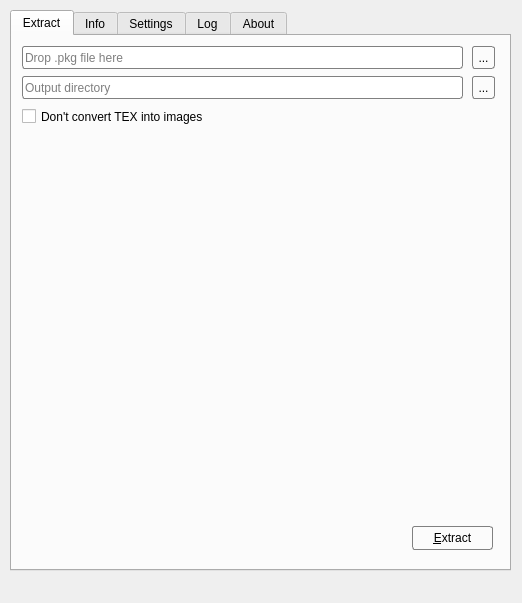
<?xml version="1.0" encoding="UTF-8"?>
<ui version="4.0">
 <class>MainWindow</class>
 <widget class="QMainWindow" name="MainWindow">
  <property name="geometry">
   <rect>
    <x>0</x>
    <y>0</y>
    <width>522</width>
    <height>603</height>
   </rect>
  </property>
  <property name="windowTitle">
   <string notr="true">RePKG-GUI</string>
  </property>
  <property name="windowIcon">
   <iconset resource="resources.qrc">
    <normaloff>:/ico/repkg_gui.png</normaloff>:/ico/repkg_gui.png</iconset>
  </property>
  <property name="styleSheet">
   <string notr="true">QPushButton {
  border-radius: 3px;
  border: 1px solid grey
}

QPushButton:focus {
  border: 1px solid #0078d4
}

QLineEdit {
  border-radius: 3px;
  border: 1px solid grey
}

QLineEdit:focus {
  border: 1px solid #0078d4
}

QPlainTextEdit {
  border: 1px solid grey
}</string>
  </property>
  <widget class="QWidget" name="centralwidget">
   <widget class="QTabWidget" name="tabWidget">
    <property name="geometry">
     <rect>
      <x>10</x>
      <y>10</y>
      <width>501</width>
      <height>561</height>
     </rect>
    </property>
    <property name="currentIndex">
     <number>0</number>
    </property>
    <widget class="QWidget" name="tabExtract">
     <attribute name="title">
      <string>Extract</string>
     </attribute>
     <widget class="QPushButton" name="pb_selectSourcePath">
      <property name="geometry">
       <rect>
        <x>460</x>
        <y>10</y>
        <width>23</width>
        <height>23</height>
       </rect>
      </property>
      <property name="toolTip">
       <string>Browse</string>
      </property>
      <property name="text">
       <string notr="true">...</string>
      </property>
      <property name="flat">
       <bool>false</bool>
      </property>
     </widget>
     <widget class="DropableLineEdit" name="dle_sourcePath">
      <property name="geometry">
       <rect>
        <x>10</x>
        <y>10</y>
        <width>441</width>
        <height>23</height>
       </rect>
      </property>
      <property name="placeholderText">
       <string>Drop .pkg file here</string>
      </property>
     </widget>
     <widget class="DropableLineEdit" name="dle_outputPath">
      <property name="geometry">
       <rect>
        <x>10</x>
        <y>40</y>
        <width>441</width>
        <height>23</height>
       </rect>
      </property>
      <property name="placeholderText">
       <string>Output directory</string>
      </property>
     </widget>
     <widget class="QPushButton" name="pb_selectOutputPath">
      <property name="geometry">
       <rect>
        <x>460</x>
        <y>40</y>
        <width>23</width>
        <height>23</height>
       </rect>
      </property>
      <property name="toolTip">
       <string>Browse</string>
      </property>
      <property name="text">
       <string notr="true">...</string>
      </property>
      <property name="flat">
       <bool>false</bool>
      </property>
     </widget>
     <widget class="QPushButton" name="pb_Extract">
      <property name="geometry">
       <rect>
        <x>400</x>
        <y>490</y>
        <width>81</width>
        <height>24</height>
       </rect>
      </property>
      <property name="text">
       <string>&amp;Extract</string>
      </property>
     </widget>
     <widget class="QCheckBox" name="cb_dontConvertTex">
      <property name="geometry">
       <rect>
        <x>10</x>
        <y>70</y>
        <width>201</width>
        <height>21</height>
       </rect>
      </property>
      <property name="text">
       <string>Don't convert TEX into images</string>
      </property>
     </widget>
     <widget class="QLabel" name="label_ExtractResult">
      <property name="geometry">
       <rect>
        <x>10</x>
        <y>490</y>
        <width>331</width>
        <height>21</height>
       </rect>
      </property>
      <property name="text">
       <string/>
      </property>
     </widget>
    </widget>
    <widget class="QWidget" name="tabInfo">
     <attribute name="title">
      <string>Info</string>
     </attribute>
     <widget class="QLabel" name="label_notSupported">
      <property name="geometry">
       <rect>
        <x>20</x>
        <y>20</y>
        <width>441</width>
        <height>16</height>
       </rect>
      </property>
      <property name="text">
       <string>Sorry, this is currently not supported.</string>
      </property>
     </widget>
    </widget>
    <widget class="QWidget" name="tabSettings">
     <attribute name="title">
      <string>Settings</string>
     </attribute>
     <widget class="QLabel" name="label_defaultOutputPath">
      <property name="geometry">
       <rect>
        <x>10</x>
        <y>90</y>
        <width>231</width>
        <height>16</height>
       </rect>
      </property>
      <property name="text">
       <string>Default output path (regex)</string>
      </property>
     </widget>
     <widget class="QLineEdit" name="dle_defaultOpenPath">
      <property name="geometry">
       <rect>
        <x>10</x>
        <y>30</y>
        <width>441</width>
        <height>23</height>
       </rect>
      </property>
      <property name="toolTip">
       <string>If empty, will use the path from the last time</string>
      </property>
      <property name="placeholderText">
       <string>If empty, will use the path from the last time</string>
      </property>
     </widget>
     <widget class="QPushButton" name="pb_defaultOpenPath">
      <property name="geometry">
       <rect>
        <x>460</x>
        <y>30</y>
        <width>23</width>
        <height>23</height>
       </rect>
      </property>
      <property name="toolTip">
       <string>Browse</string>
      </property>
      <property name="text">
       <string notr="true">...</string>
      </property>
      <property name="flat">
       <bool>false</bool>
      </property>
     </widget>
     <widget class="QCheckBox" name="cb_autoExec">
      <property name="geometry">
       <rect>
        <x>10</x>
        <y>60</y>
        <width>231</width>
        <height>21</height>
       </rect>
      </property>
      <property name="text">
       <string>Auto Execute on open/drop</string>
      </property>
     </widget>
     <widget class="QCheckBox" name="cb_ar">
      <property name="enabled">
       <bool>false</bool>
      </property>
      <property name="geometry">
       <rect>
        <x>250</x>
        <y>60</y>
        <width>231</width>
        <height>21</height>
       </rect>
      </property>
      <property name="text">
       <string>Auto find Steam workshop dir</string>
      </property>
     </widget>
     <widget class="QLineEdit" name="dle_defaultOutputPathMatch">
      <property name="geometry">
       <rect>
        <x>10</x>
        <y>110</y>
        <width>471</width>
        <height>23</height>
       </rect>
      </property>
      <property name="toolTip">
       <string>Match rule</string>
      </property>
      <property name="placeholderText">
       <string>Match rule</string>
      </property>
     </widget>
     <widget class="QLineEdit" name="dle_defaultOutputPathReplace">
      <property name="geometry">
       <rect>
        <x>10</x>
        <y>140</y>
        <width>471</width>
        <height>23</height>
       </rect>
      </property>
      <property name="toolTip">
       <string>Replace rule</string>
      </property>
      <property name="placeholderText">
       <string>Replace pattern</string>
      </property>
     </widget>
     <widget class="QLabel" name="label_defaultOpenPath">
      <property name="geometry">
       <rect>
        <x>10</x>
        <y>10</y>
        <width>231</width>
        <height>16</height>
       </rect>
      </property>
      <property name="text">
       <string>Default open path</string>
      </property>
     </widget>
    </widget>
    <widget class="QWidget" name="tabLog">
     <attribute name="title">
      <string>Log</string>
     </attribute>
     <widget class="QPlainTextEdit" name="pte_log">
      <property name="geometry">
       <rect>
        <x>10</x>
        <y>10</y>
        <width>471</width>
        <height>511</height>
       </rect>
      </property>
     </widget>
    </widget>
    <widget class="QWidget" name="tabAbout">
     <attribute name="title">
      <string>About</string>
     </attribute>
     <widget class="QLabel" name="label_repkgVersionLabel">
      <property name="geometry">
       <rect>
        <x>10</x>
        <y>10</y>
        <width>111</width>
        <height>16</height>
       </rect>
      </property>
      <property name="text">
       <string>RePKG Version</string>
      </property>
     </widget>
     <widget class="QLabel" name="label_repkgVersion">
      <property name="geometry">
       <rect>
        <x>10</x>
        <y>30</y>
        <width>471</width>
        <height>16</height>
       </rect>
      </property>
      <property name="styleSheet">
       <string notr="true">color: grey</string>
      </property>
      <property name="text">
       <string notr="true">Unknown</string>
      </property>
     </widget>
     <widget class="QLabel" name="label_webSites">
      <property name="geometry">
       <rect>
        <x>250</x>
        <y>450</y>
        <width>231</width>
        <height>71</height>
       </rect>
      </property>
      <property name="text">
       <string notr="true">&lt;!DOCTYPE HTML PUBLIC &quot;-//W3C//DTD HTML 4.0//EN&quot; &quot;http://www.w3.org/TR/REC-html40/strict.dtd&quot;&gt;
&lt;html&gt;&lt;head&gt;&lt;meta name=&quot;qrichtext&quot; content=&quot;1&quot; /&gt;&lt;meta charset=&quot;utf-8&quot; /&gt;&lt;style type=&quot;text/css&quot;&gt;
p, li { white-space: pre-wrap; }
hr { height: 1px; border-width: 0; }
li.unchecked::marker { content: &quot;\2610&quot;; }
li.checked::marker { content: &quot;\2612&quot;; }
&lt;/style&gt;&lt;/head&gt;&lt;body style=&quot; font-family:'Microsoft YaHei UI'; font-size:9pt; font-weight:400; font-style:normal;&quot;&gt;
&lt;p style=&quot; margin-top:12px; margin-bottom:12px; margin-left:0px; margin-right:0px; -qt-block-indent:0; text-indent:0px;&quot;&gt;&lt;a href=&quot;https://www.qt.io&quot;&gt;&lt;span style=&quot; font-weight:700; text-decoration: underline; color:#1f9b5d;&quot;&gt;Qt Project&lt;/span&gt;&lt;/a&gt;&lt;/p&gt;
&lt;p style=&quot; margin-top:12px; margin-bottom:12px; margin-left:0px; margin-right:0px; -qt-block-indent:0; text-indent:0px;&quot;&gt;&lt;a href=&quot;https://github.com/Tianming-Wu/RePKG-GUI&quot;&gt;&lt;span style=&quot; font-weight:700; text-decoration: underline; color:#1f9b5d;&quot;&gt;RePKG-GUI&lt;/span&gt;&lt;/a&gt;&lt;/p&gt;
&lt;p style=&quot; margin-top:12px; margin-bottom:12px; margin-left:0px; margin-right:0px; -qt-block-indent:0; text-indent:0px;&quot;&gt;&lt;a href=&quot;https://github.com/notscuffed/repkg&quot;&gt;&lt;span style=&quot; font-weight:700; text-decoration: underline; color:#1f9b5d;&quot;&gt;RePKG&lt;/span&gt;&lt;/a&gt;&lt;/p&gt;&lt;/body&gt;&lt;/html&gt;</string>
      </property>
      <property name="textFormat">
       <enum>Qt::TextFormat::RichText</enum>
      </property>
      <property name="alignment">
       <set>Qt::AlignmentFlag::AlignRight|Qt::AlignmentFlag::AlignTrailing|Qt::AlignmentFlag::AlignVCenter</set>
      </property>
      <property name="openExternalLinks">
       <bool>true</bool>
      </property>
     </widget>
     <widget class="QLabel" name="label_author">
      <property name="geometry">
       <rect>
        <x>10</x>
        <y>450</y>
        <width>231</width>
        <height>71</height>
       </rect>
      </property>
      <property name="text">
       <string notr="true">&lt;!DOCTYPE HTML PUBLIC &quot;-//W3C//DTD HTML 4.0//EN&quot; &quot;http://www.w3.org/TR/REC-html40/strict.dtd&quot;&gt;
&lt;html&gt;&lt;head&gt;&lt;meta name=&quot;qrichtext&quot; content=&quot;1&quot; /&gt;&lt;meta charset=&quot;utf-8&quot; /&gt;&lt;style type=&quot;text/css&quot;&gt;
p, li { white-space: pre-wrap; }
hr { height: 1px; border-width: 0; }
li.unchecked::marker { content: &quot;\2610&quot;; }
li.checked::marker { content: &quot;\2612&quot;; }
&lt;/style&gt;&lt;/head&gt;&lt;body style=&quot; font-family:'Microsoft YaHei UI'; font-size:9pt; font-weight:400; font-style:normal;&quot;&gt;
&lt;p style=&quot; margin-top:12px; margin-bottom:12px; margin-left:0px; margin-right:0px; -qt-block-indent:0; text-indent:0px;&quot;&gt;Bilibili	&lt;a href=&quot;https://space.bilibili.com/671411793&quot;&gt;&lt;span style=&quot; text-decoration: underline; color:#1f9b5d;&quot;&gt;@不知干啥的天明同学&lt;/span&gt;&lt;/a&gt;&lt;/p&gt;
&lt;p style=&quot; margin-top:12px; margin-bottom:12px; margin-left:0px; margin-right:0px; -qt-block-indent:0; text-indent:0px;&quot;&gt;Github	&lt;a href=&quot;https://github.com/Tianming-Wu&quot;&gt;&lt;span style=&quot; text-decoration: underline; color:#1f9b5d;&quot;&gt;Tianming Wu&lt;/span&gt;&lt;/a&gt;&lt;/p&gt;&lt;/body&gt;&lt;/html&gt;</string>
      </property>
      <property name="textFormat">
       <enum>Qt::TextFormat::RichText</enum>
      </property>
      <property name="openExternalLinks">
       <bool>true</bool>
      </property>
     </widget>
    </widget>
   </widget>
  </widget>
  <widget class="QStatusBar" name="statusbar">
   <property name="sizeGripEnabled">
    <bool>false</bool>
   </property>
  </widget>
 </widget>
 <customwidgets>
  <customwidget>
   <class>DropableLineEdit</class>
   <extends>QLineEdit</extends>
   <header>dropablelineedit.h</header>
  </customwidget>
 </customwidgets>
 <resources>
  <include location="resources.qrc"/>
 </resources>
 <connections/>
</ui>
